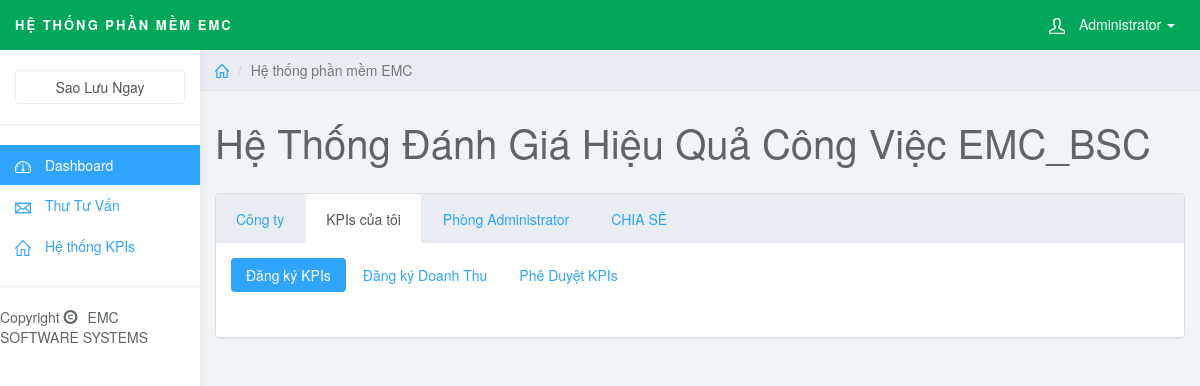
Page /kpis_edit.php (signed in) on the earlier database version.
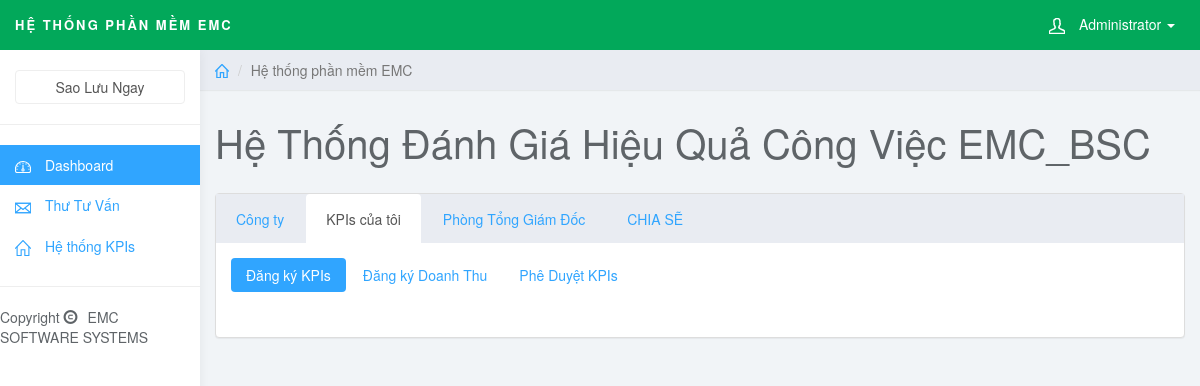
Same page on the later database version.
### tables this page shows
CREATE TABLE `nhanvien` (
  `id_nv` int(11) NOT NULL AUTO_INCREMENT,
  `manv` varchar(100) NOT NULL,
  `matkhau` varchar(200) NOT NULL,
  `ten` varchar(200) NOT NULL,
  `pb` varchar(10) NOT NULL,
  `id_nh` int(11) NOT NULL,
  `level` int(10) NOT NULL,
  PRIMARY KEY (`id_nv`)
);

CREATE TABLE `phongban` (
  `id_pb` int(11) NOT NULL AUTO_INCREMENT,
  `mapb` varchar(50) NOT NULL,
  `phongban` varchar(200) NOT NULL,
  PRIMARY KEY (`id_pb`)
);

### kpis_edit.php (the view, shortened to what this page needs)
<!DOCTYPE html>
<html>
<?php require"block/head.php"; ?>
<body>
    <?php require"block/nav.php"; ?>
	<?php require"block/sidebar.php"; ?>
	<div class="col-sm-9 col-sm-offset-3 col-lg-10 col-lg-offset-2 main">
		<?php require"block/breadcrumb.php"; ?>
		<div class="row">
			<div class="col-lg-12">
				<h1 class="page-header">Hệ Thống Đánh Giá Hiệu Quả Công Việc EMC_BSC</h1>
			</div>
		</div>
		<div class="row">
			<div class="col-lg-12">
				<div class="panel panel-default">
				<div class="panel-body tabs">
						<ul class="nav nav-tabs">
							<li><a href="#tab1" data-toggle="tab">Công ty </a></li>
							<li class="active"><a href="#tab2" data-toggle="tab">KPIs của tôi</a></li>
							<li><a href="#tab3" data-toggle="tab"> Phòng <?php
							$manv = $_SESSION["manv"];
							$name=mysql_query("select * from nhanvien inner join phongban on nhanvien.pb = phongban.id_pb where manv = '$manv'");
							while($rown = mysql_fetch_array($name)){
								echo $rown['phongban'];
							}
							 ?> </a></li>
							<li><a href="#tab4" data-toggle="tab">CHIA SẼ</a></li>
						</ul>
						<div class="tab-content">
							<div class="tab-pane fade in active" id="tab2">
							<ul class="nav nav-pills">
								<li class="active"><a href="#pilltab1" data-toggle="tab"> Đăng ký KPIs</a></li>
								<li><a href="dangkydoanhthu.php">Đăng ký Doanh Thu</a></li>
								<li><a href="#pilltab3" data-toggle="tab">Phê Duyệt KPIs </a></li>
							</ul>
						<div class="tab-content">
						</div>
							</div>
						</div>
					</div>
				</div>
			</div>
		</div>
	</div>
</body>
</html>

### block/head.php (shortened to what this page needs)
<head>
<link href="css/bootstrap.min.css" rel="stylesheet">
<link href="css/styles.css" rel="stylesheet">
</head>

### block/nav.php (shortened to what this page needs)
<nav class="navbar navbar-inverse navbar-fixed-top" role="navigation">
	<div class="container-fluid">
		<div class="navbar-header">
			<a class="navbar-brand" href="/"><span>Hệ Thống Phần Mềm EMC</span></a>
			<ul class="user-menu">
				<li class="dropdown pull-right">
					<a href="#" class="dropdown-toggle" data-toggle="dropdown"><svg class="glyph stroked male-user"><use xlink:href="#stroked-male-user"></use></svg> <?php echo $_SESSION["ten"];?> <span class="caret"></span></a>
				</li>
			</ul>
		</div>
	</div>
</nav>

### block/sidebar.php
<div id="sidebar-collapse" class="col-sm-3 col-lg-2 sidebar">
	<form role="search" action="AutoBackup.php">
		<div class="form-group">
			<input type="submit" class="form-control" value="Sao Lưu Ngay">
		</div>
	</form>
	<ul class="nav menu">
		<li class="active"><a href="/msoft"><svg class="glyph stroked dashboard-dial"><use xlink:href="#stroked-dashboard-dial"></use></svg> Dashboard</a></li>
		<li><a href="thutuvan.php"><svg class="glyph stroked email"><use xlink:href="#stroked-email"/></svg> Thư Tư Vấn</a></li>
		<li><a href="kpis.php"><svg class="glyph stroked home"><use xlink:href="#stroked-home"/></svg> Hệ thống KPIs</a></li>
		<li role="presentation" class="divider"></li>
		<li>Copyright <span class="glyphicon glyphicon-copyright-mark"></span>EMC SOFTWARE SYSTEMS</li>
	</ul>
</div>

### block/breadcrumb.php
<div class="row">
	<ol class="breadcrumb">
		<li><a href="#"><svg class="glyph stroked home"><use xlink:href="#stroked-home"></use></svg></a></li>
		<li class="active">Hệ thống phần mềm EMC</li>
	</ol>
</div>

### css/styles.css (style rules this page uses)
body { background: #f1f4f7; padding-top: 50px; color: #5f6468; }
a, a:hover, a:focus { color: #30a5ff; }
h1, h2, h3, h4, h5, h6 { color: #5f6468; }
h1 { font-weight: 300; font-size: 40px; }
.form-control { border: 1px solid #eee; box-shadow: none; }
.navbar-header .navbar-brand { color: #fff; font-size: 13px; text-transform: uppercase; font-weight: 500; letter-spacing: 2px; }
.navbar-header .navbar-brand span { color: #fff; font-weight: bold; }
.panel .tabs { margin: 0; padding: 0; }
.nav-tabs { background: #e9ecf2; border: 0; }
.nav-tabs li a, .nav-tabs li a:hover, .nav-tabs li.active a, .nav-tabs li.active a:hover { border: 0; padding: 15px 20px; }
.nav-pills li a, .nav-pills li a:hover, .nav-pills li.active a, .nav-pills li.active a:hover { border: 0; padding: 7px 15px; }
.nav-pills li.active a, .nav-pills li.active a:hover { background: #30a5ff; }
.tab-content { padding: 15px; }
.navbar { border: 0; }
.user-menu { display: inline-block; margin-top: 14px; margin-right: 10px; float: right; list-style: none; padding: 0; }
.user-menu a { color: #fff; }
.sidebar { display: block; background-color: #fff; padding: 0; display: none; }
.sidebar form { padding: 20px 15px 5px 15px; border-bottom: 1px solid #eee; margin-bottom: 20px; }
@media (min-width: 768px) { .sidebar { display: block; position: fixed; top: 50px; bottom: 0; left: 0; z-index: 1000; display: block; margin: 0; padding: 0; overflow-x: hidden; overflow-y: auto; background-color: #fff; box-shadow: 1px 0px 10px rgba(0, 0, 0, .05); } }
@media (min-width: 768px) { .navbar-header { width: 100%; } }
.sidebar ul.nav .active a, .sidebar ul.nav li.parent a.active, .sidebar ul.nav .active > a:hover, .sidebar ul.nav li.parent a.active:hover, .sidebar ul.nav .active > a:focus, .sidebar ul.nav li.parent a.active:focus { color: #fff; background-color: #30a5ff; }
.sidebar span.glyphicon { margin-right: 10px; }
.sidebar ul.nav li.divider { border-bottom: 1px solid #eee; margin: 20px 0; }
.breadcrumb { border-radius: 0; padding: 10px 15px; background: #e9ecf2; box-shadow: 0 1px 1px rgba(0, 0, 0, .05); margin: 0 ; }
h1.page-header { margin-top: 30px; border-bottom: 0; }
.sidebar .glyph, .user-menu .glyph { height: 16px; width: 16px; margin: 0 10px 0 0; stroke-width: 3px; }
.user-menu .glyph { stroke-width: 4px; }
.breadcrumb .glyph { height: 14px; width: 14px; margin: -2px 0 0 0; stroke-width: 4px; }

Differences in the rows shown:
changed nhanvien: phongban.phongban "Administrator" → "Tổng Giám Đốc"
